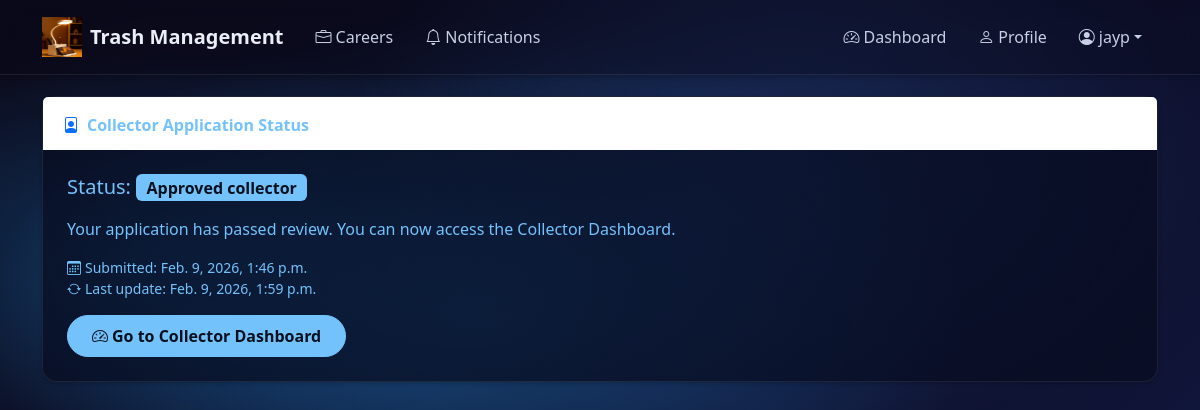
The app's page /careers/application/status/ (signed in) with its own data.
### apps/accounts/models.py (models this page shows, shortened)
class User(AbstractUser):
    ROLE_CHOICES = (
        ('customer', 'Customer'),
        ('collector', 'Collector'),
        ('admin', 'Admin'),
    )
    role = models.CharField(max_length=20, choices=ROLE_CHOICES, default='customer')
    collector_approved = models.BooleanField(default=False)

### apps/careers/models.py (models this page shows, shortened)
class CollectorApplication(models.Model):
    APPLICATION_SUBMITTED = 'APPLICATION_SUBMITTED'
    APPLICATION_UNDER_REVIEW = 'APPLICATION_UNDER_REVIEW'
    APPLICATION_APPROVED = 'APPLICATION_APPROVED'
    KYC_UNDER_VERIFICATION = 'KYC_UNDER_VERIFICATION'
    KYC_VERIFICATION_FAILED = 'KYC_VERIFICATION_FAILED'
    APPLICATION_REJECTED = 'APPLICATION_REJECTED'
    STATUS_REJECTED = APPLICATION_REJECTED  # For admin compatibility
    STATUS_CHOICES = [
        (APPLICATION_SUBMITTED, 'Submitted'),
        (APPLICATION_UNDER_REVIEW, 'Under review'),
        (KYC_UNDER_VERIFICATION, 'KYC under verification'),
        (KYC_VERIFICATION_FAILED, 'KYC verification failed'),
        (APPLICATION_APPROVED, 'Approved collector'),
        (APPLICATION_REJECTED, 'Rejected'),
    ]
    full_name = models.CharField(max_length=255)
    phone = models.CharField(max_length=32)
    email = models.EmailField()
    national_id = models.CharField(max_length=128)
    driving_license_number = models.CharField(max_length=128, blank=True)
    license_class = models.CharField(max_length=64, blank=True)
    license_expiry = models.DateField(null=True, blank=True)
    vehicle_number_plate = models.CharField(max_length=64, blank=True)
    VEHICLE_CHOICES = [('truck', 'Truck'), ('pickup', 'Pickup'), ('compactor', 'Compactor'), ('other', 'Other')]
    vehicle_type = models.CharField(max_length=32, choices=VEHICLE_CHOICES, default='truck')
    OWNERSHIP_CHOICES = [('company', 'Company-owned'), ('personal', 'Personal / third-party')]
    ownership = models.CharField(max_length=16, choices=OWNERSHIP_CHOICES, default='personal')
    resume = models.FileField(upload_to='resumes/', null=True, blank=True)
    id_photo = models.ImageField(upload_to='kyc/', null=True, blank=True)
    license_photo = models.ImageField(upload_to='kyc/', null=True, blank=True)
    plate_photo = models.ImageField(upload_to='kyc/', null=True, blank=True)
    selfie_photo = models.ImageField(upload_to='kyc/', null=True, blank=True)
    answers = models.JSONField(default=dict, blank=True)
    test_score = models.IntegerField(null=True, blank=True)
    test_passed = models.BooleanField(default=False)
    status = models.CharField(max_length=32, choices=STATUS_CHOICES, default=APPLICATION_SUBMITTED)
    applied_at = models.DateTimeField(default=timezone.now)
    reviewed = models.BooleanField(default=False)
    status_changed_at = models.DateTimeField(null=True, blank=True)
    user = models.ForeignKey(settings.AUTH_USER_MODEL, null=True, blank=True, on_delete=models.SET_NULL)

### apps/careers/views.py (the view)
# urls.py: path('application/status/', views.application_status, name='application-status'),
@login_required
def application_status(request):
    qs = CollectorApplication.objects.filter(user=request.user)
    if not qs.exists():
        qs = CollectorApplication.objects.filter(email__iexact=request.user.email)
    app = qs.order_by('-applied_at').first()
    if not app:
        return redirect('careers:apply-collector')
    status = app.status
    messages = {
        app.APPLICATION_SUBMITTED: ("Your application has been submitted successfully.", "View details"),
        app.APPLICATION_UNDER_REVIEW: ("Your application is currently under review. Please check back later.", None),
        app.KYC_UNDER_VERIFICATION: ("Your KYC documents are being verified.", None),
        app.KYC_VERIFICATION_FAILED: ("KYC verification failed. Please contact our administrator.", "Contact admin"),
        app.APPLICATION_APPROVED: ("Your application has passed review. You can now access the Collector Dashboard.", "Go to dashboard"),
        app.APPLICATION_REJECTED: ("Your application was rejected. Please contact admin for details.", "Contact admin"),
    }
    message, cta = messages.get(status, ("Status: " + status, None))
    context = {'application': app, 'status_message': message, 'cta': cta}
    return render(request, 'careers/application_status.html', context)

### templates/careers/application_status.html
{% extends 'base.html' %}
{% block content %}
<div class="card">
  <div class="card-header bg-white">
    <i class="bi bi-file-person text-primary me-2"></i>Collector Application Status
  </div>
  <div class="card-body">
    <h5 class="card-title">Status: <span class="badge bg-primary fs-6">{{ application.get_status_display }}</span></h5>
    <p class="card-text mt-3">{{ status_message }}</p>
    <p class="small text-muted">
      <i class="bi bi-calendar3 me-1"></i>Submitted: {{ application.applied_at }}
      {% if application.status_changed_at %}<br><i class="bi bi-arrow-repeat me-1"></i>Last update: {{ application.status_changed_at }}{% endif %}
    </p>
    {% if cta == 'Go to dashboard' %}
      <a href="{% url 'accounts:dashboard' %}" class="btn btn-primary">
        <i class="bi bi-speedometer2 me-1"></i>Go to Collector Dashboard
      </a>
    {% elif cta == 'View details' %}
      <a href="{% url 'careers:apply-collector' %}" class="btn btn-outline-primary">
        <i class="bi bi-eye me-1"></i>View submitted details
      </a>
    {% elif cta == 'Contact admin' %}
      <a href="/contact/" class="btn btn-outline-danger">
        <i class="bi bi-envelope me-1"></i>Contact admin
      </a>
    {% endif %}
  </div>
</div>
{% endblock %}

### templates/base.html (shortened to what this page needs)
<!doctype html>
<html>
  <head>
    <link href="https://cdn.jsdelivr.net/npm/bootstrap@5.3.0/dist/css/bootstrap.min.css" rel="stylesheet">
    <link rel="stylesheet" href="https://cdn.jsdelivr.net/npm/bootstrap-icons@1.11.3/font/bootstrap-icons.min.css">
    {% load static %}
    <link rel="stylesheet" href="{% static 'css/trash_style.css' %}">
  </head>
  <body>
    <nav class="navbar navbar-expand-lg fixed-top transparent-nav">
      <div class="container">
        <a class="navbar-brand d-flex align-items-center" href="/">
          <img src="{% static 'images/logo.png' %}" alt="Logo" width="40" height="40" class="me-2">
          <strong>Trash Management</strong>
        </a>
        <div class="collapse navbar-collapse" id="navbarsExample07">
          <ul class="navbar-nav me-auto mb-2 mb-lg-0">
            <li class="nav-item">
              <a class="nav-link" href="/careers/become-collector/">
                <i class="bi bi-briefcase me-1"></i>Careers
              </a>
            </li>
            <li class="nav-item">
              <a class="nav-link" href="/notifications/">
                <i class="bi bi-bell me-1"></i>Notifications
              </a>
            </li>
          </ul>
          <ul class="navbar-nav ms-auto mb-2 mb-lg-0 align-items-center">
            {% if request.user.is_authenticated %}
              <li class="nav-item">
                <a class="nav-link" href="{% url 'accounts:dashboard' %}">
                  <i class="bi bi-speedometer2 me-1"></i>Dashboard
                </a>
              </li>
              <li class="nav-item">
                <a class="nav-link" href="{% url 'accounts:profile' %}">
                  <i class="bi bi-person me-1"></i>Profile
                </a>
              </li>
              <li class="nav-item dropdown">
                <a class="nav-link dropdown-toggle d-flex align-items-center" href="#" id="userMenu" data-bs-toggle="dropdown" aria-expanded="false">
                  <i class="bi bi-person-circle me-1"></i>{{ request.user.get_full_name|default:request.user.username }}
                </a>
              </li>
            {% endif %}
          </ul>
        </div>
      </div>
    </nav>
    <main class="container py-4 fade-in">
      {% block content %}{% endblock %}
    </main>
  </body>
</html>

### static/css/trash_style.css (style rules this page uses)
:root { --primary-blue: #59a6ff; --primary-dark: #2f7fe3; --accent-cyan: #73C2FB; --night-0: #0b0a1a; --night-1: #0d0d26; --night-2: #10163a; --text-light: #e9eef7; --text-muted: #c7d0e4; --shadow-sm: 0 0.125rem 0.25rem rgba(0,0,0,0.18); --shadow-hover: 0 0.75rem 1.5rem rgba(0,0,0,0.28); }
body { background: radial-gradient(600px 300px at 15% 60%, rgba(32, 160, 255, 0.28), rgba(0, 0, 0, 0) 70%), radial-gradient(700px 420px at 40% 75%, rgba(38, 160, 255, 0.35), rgba(0, 0, 0, 0) 70%), radial-gradient(620px 420px at 65% 35%, rgba(60, 140, 255, 0.22), rgba(0, 0, 0, 0) 70%), linear-gradient(135deg, var(--night-0) 0%, var(--night-1) 60%, var(--night-2) 100%); color: var(--text-light); font-family: 'Montserrat', system-ui, -apple-system, 'Segoe UI', Roboto, 'Helvetica Neue', sans-serif; }
.navbar { background: rgba(9, 10, 26, 0.35) !important; backdrop-filter: blur(10px); border-bottom: 1px solid rgba(255, 255, 255, 0.08); box-shadow: var(--shadow-sm); padding: 0.75rem 1rem; }
.navbar .navbar-brand { font-weight: 600; color: var(--text-light); }
.navbar .nav-link { color: var(--text-muted); font-weight: 500; padding: 0.5rem 1rem !important; transition: color 0.15s ease-in-out; }
.fade-in { animation: fadeIn 0.4s ease-out; }
.card { border: 1px solid rgba(255,255,255,0.08); border-radius: 0.9rem; box-shadow: var(--shadow-sm); transition: transform 0.2s ease, box-shadow 0.2s ease; background: rgba(8, 12, 32, 0.7); margin-bottom: 1.5rem; }
.card-header { background-color: transparent; border-bottom: 1px solid rgba(255,255,255,0.08); font-weight: 600; padding: 1rem 1.25rem 0.75rem; color: var(--accent-cyan); }
.card-body { padding: 1.5rem; }
.btn-primary { background-color: var(--accent-cyan); border-color: var(--accent-cyan); color: #07101f; border-radius: 2rem; padding: 0.5rem 1.5rem; font-weight: 600; transition: all 0.2s; }
.text-muted { color: var(--accent-cyan) !important; }
.badge.bg-primary { background-color: var(--accent-cyan) !important; color: #07101f; }
.card .card-body, .card .card-body p, .card .card-body strong { color: var(--accent-cyan); }

### templates/base.html (style rules this page uses)
.transparent-nav { background: rgba(9, 10, 26, 0.35) !important; backdrop-filter: blur(10px); border-bottom: 1px solid rgba(255, 255, 255, 0.08); }
.navbar-collapse { background: rgba(9, 10, 26, 0.7); border-radius: 0.75rem; padding: 0.5rem 0.75rem; }
@media (min-width: 992px) { .navbar-collapse { background: transparent; border-radius: 0; padding: 0; } }
body.has-fixed-nav { padding-top: 72px; }

### records on screen
User: user.get_full_name "jayp"
CollectorApplication: status "Approved collector", applied_at "Feb. 9, 2026, 1:46 p.m.", status_changed_at "Feb. 9, 2026, 1:59 p.m."

### other values on screen
{{ status_message }} "Your application has passed review. You can now access the Collector Dashboard."
